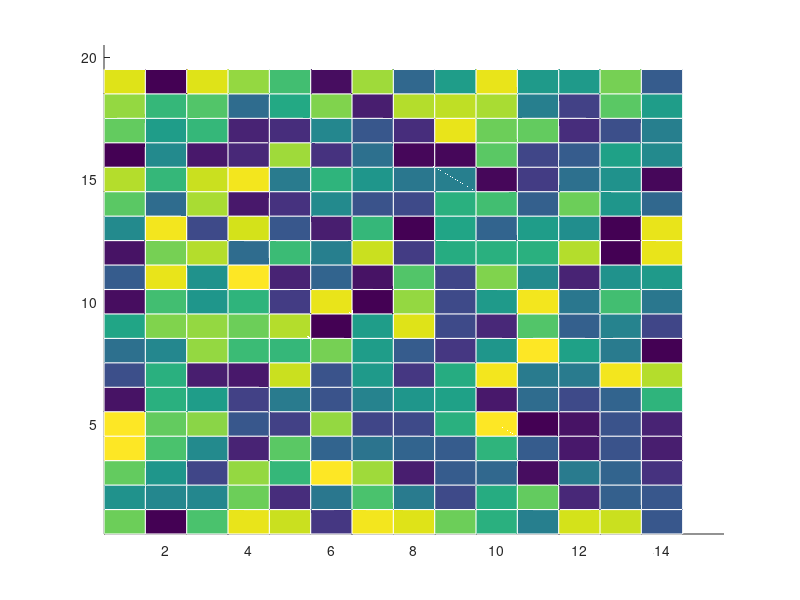

Write MATLAB code to recreate this figure. (Note: this script raises an error after producing the figure.)
% demo1

Data=rand(20,15);
Data(end+1,:)=nan;
Data(:,end+1)=nan;
[X,Y]=meshgrid(.5:15.5,.5:20.5);

% 基础绘图
hold on;axis tight;box off
surf(X,Y,Data,'EdgeColor',[1,1,1],'LineWidth',.8);
% 修改配色
colormap(PYCM().GnBu())
colorbar
% 坐标区域修饰
ax=gca;
ax.LineWidth=.8;
ax.FontName='Cambria';
ax.FontSize=12;
ax.DataAspectRatio=[1,1,1];
ax.XTick=1:15;
ax.YTick=1:20;
ax.TickDir='out';